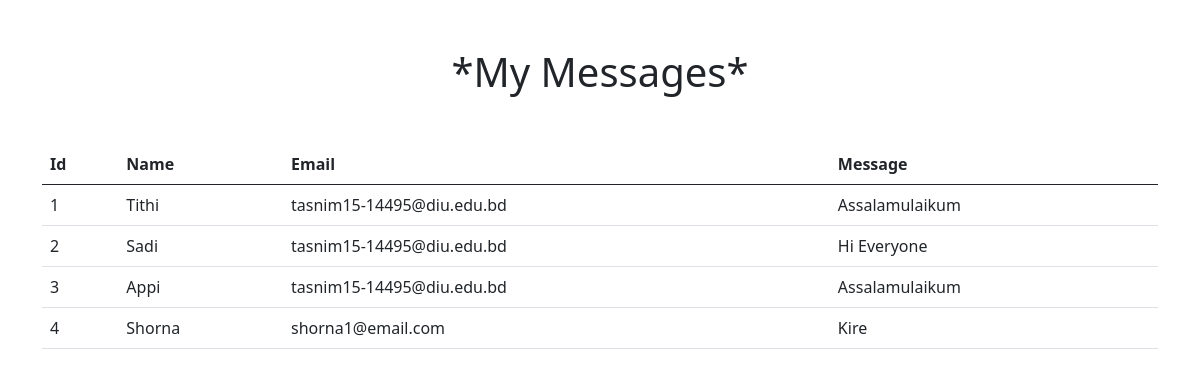
The app's page /data/ with its own data.
### new/models.py (models this page shows)
class Contact(models.Model):
 name = models.CharField(max_length=100,null=True)
 email = models.EmailField(max_length=100,null=True)
 message = models.TextField(max_length=500,null=True)

### new/views.py (the view)
# urls.py: path('data/',showdata,name='showdata'),
def showdata(request):
  contact = Contact.objects.all()
  data = {'Contact':contact}
  return render(request,'showdata.html',data)

### templates/showdata.html (shortened to what this page needs)
<!doctype html>
<html lang="en">
  <head>
    <link href="https://cdn.jsdelivr.net/npm/bootstrap@5.0.2/dist/css/bootstrap.min.css" rel="stylesheet">
  </head>
  <body>
      <div class="container">
        <h1 class="text-center mt-5">*My Messages*</h1>
        <div>
            <table class="table mt-5">
                <thead>
                  <tr>
                    <th scope="col">Id</th>
                    <th scope="col">Name</th>
                    <th scope="col">Email</th>
                    <th scope="col">Message</th>
                  </tr>
                </thead>
                <tbody>
                {% for i in Contact %}
                  <tr>
                    <td>{{i.id}}</td>
                    <td>{{i.name}}</td>
                    <td>{{i.email}}</td>
                    <td>{{i.message}}</td>
                  </tr>
                {% endfor %}
                </tbody>
              </table>
        </div>
      </div>
  </body>
</html>

### records on screen
Contact: id "1", name "Tithi", email "tasnim15-14495@diu.edu.bd", message "Assalamulaikum"
Contact: id "2", name "Sadi", email "tasnim15-14495@diu.edu.bd", message "Hi Everyone"
Contact: id "3", name "Appi", email "tasnim15-14495@diu.edu.bd", message "Assalamulaikum"
Contact: id "4", name "Shorna", email "shorna1@email.com", message "Kire"
